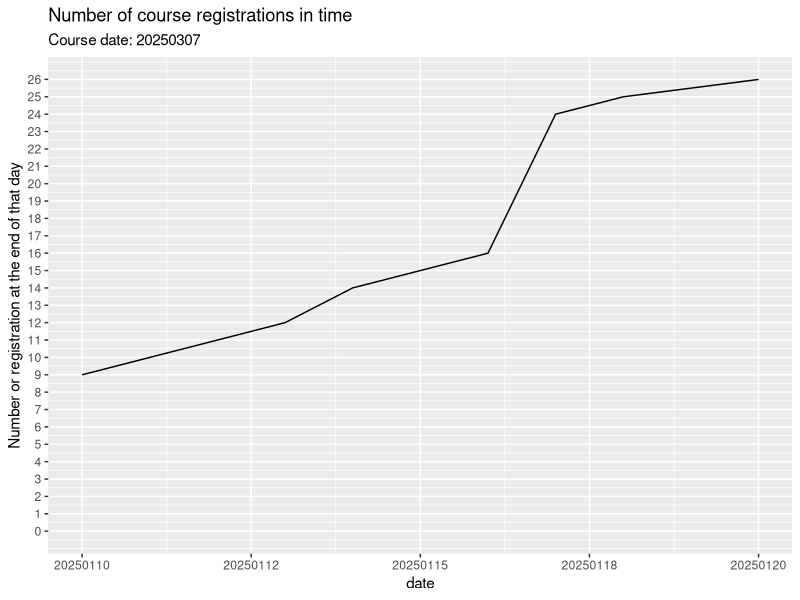

Write R code to recreate this figure.
#!/bin/env Rscript

course_date <- tail(stringr::str_split(getwd(), pattern = "/")[[1]], n = 1)

registrations_in_time <- readr::read_csv(
  "n_registrations_in_time.csv",
  show_col_types = FALSE
)

testthat::expect_true("n_registrations" %in% names(registrations_in_time))
testthat::expect_true("date" %in% names(registrations_in_time))

max_n_registrations <- max(registrations_in_time$n_registrations)

ggplot2::ggplot(
  registrations_in_time,
  ggplot2::aes(x = date, y = n_registrations)
) + ggplot2::geom_line() + 
  ggplot2::scale_y_continuous(
    limits = c(0, max_n_registrations),
    breaks = seq(0, max_n_registrations),
    name = "Number or registration at the end of that day"
  ) +
  ggplot2::labs(
    title = "Number of course registrations in time",
    subtitle = paste0("Course date: ", course_date)
    
  )

ggplot2::ggsave("n_registrations_in_time.png", width = 7, height = 7)
